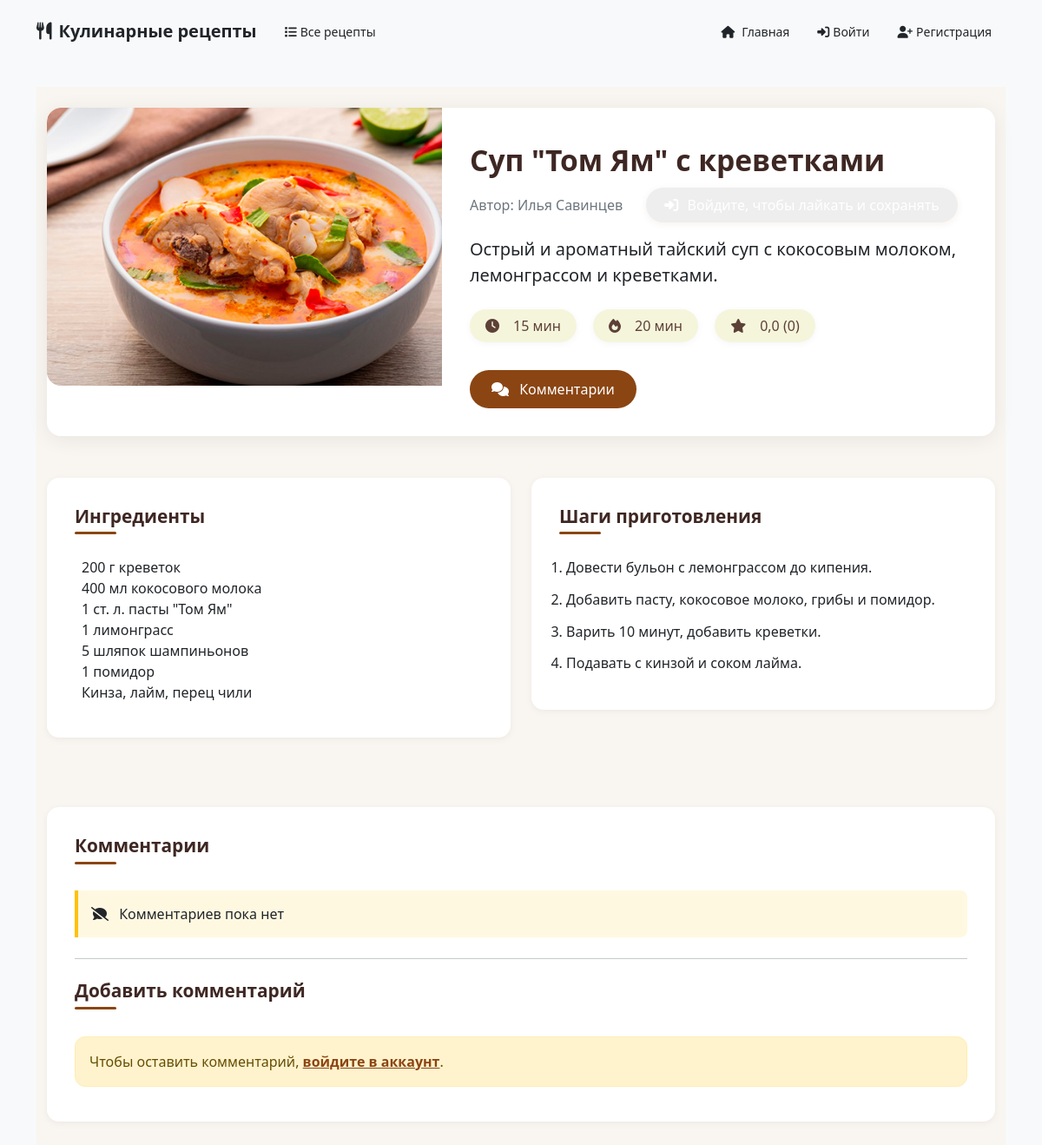
The app's page /accounts/recipes/-1/ with its own data.
### accounts/models.py (models this page shows, shortened)
class Recipe(models.Model):
    title = models.CharField(max_length=200)
    description = models.TextField(blank=True)
    ingredients = models.TextField(blank=True)
    instructions = models.TextField()
    created_at = models.DateTimeField(auto_now_add=True)
    updated_at = models.DateTimeField(auto_now=True)
    author = models.ForeignKey(User, on_delete=models.CASCADE, related_name='recipes')
    steps = models.TextField(blank=True)
    prep_time = models.PositiveIntegerField(null=True, blank=True, help_text='Время приготовления в минутах')
    cook_time = models.PositiveIntegerField(null=True, blank=True, help_text='Время готовки в минутах')
    image = models.ImageField(upload_to='recipe_images/', null=True, blank=True)
    MODERATION_STATUS_CHOICES = [
        ('pending', 'На модерации'),
        ('approved', 'Одобрен'),
        ('rejected', 'Отклонён'),
    ]
    moderation_status = models.CharField(max_length=10, choices=MODERATION_STATUS_CHOICES, default='pending')
    slug = models.SlugField(max_length=255, unique=True, blank=True)
    @property
    def average_rating(self):
        return self.comments.aggregate(Avg('rating'))['rating__avg'] or 0
    @property
    def rating_count(self):
        return self.comments.count()

class User(AbstractBaseUser, PermissionsMixin):
    email = models.EmailField(unique=True)
    first_name = models.CharField(max_length=30, blank=True)
    last_name = models.CharField(max_length=30, blank=True)
    is_staff = models.BooleanField(default=False)
    is_active = models.BooleanField(default=True)
    date_joined = models.DateTimeField(default=timezone.now)
    USERNAME_FIELD = 'email'
    REQUIRED_FIELDS = []
    objects = UserManager()

### accounts/views.py (the view)
# urls.py: path('recipes/<slug:slug>/', views.recipe_detail_view, name='recipe_detail'),
@never_cache
def recipe_detail_view(request, slug):
    recipe = get_object_or_404(Recipe, slug=slug)
    instructions_list = recipe.instructions.splitlines() if recipe.instructions else []
    if recipe.ingredients:
        recipe_ingredients_list = [i.strip() for i in recipe.ingredients.replace('\r','').split('\n') if i.strip()]
    else:
        recipe_ingredients_list = []
    if request.method == 'POST':
        form = CommentForm(request.POST)
        if form.is_valid():
            comment = form.save(commit=False)
            comment.recipe = recipe
            comment.author = request.user
            comment.text = censor(comment.text)
            comment.save()
            messages.success(request, 'Комментарий успешно добавлен.')
            return redirect('recipe_detail', slug=recipe.slug)
    else:
        form = CommentForm()
    comments = Comment.objects.filter(recipe=recipe).order_by('-created_at')
    for comment in comments:
        comment.text = censor(comment.text)
    is_liked = False
    is_favorited = False
    if request.user.is_authenticated:
        is_liked = Like.objects.filter(user=request.user, recipe=recipe).exists()
        is_favorited = Favorite.objects.filter(user=request.user, recipe=recipe).exists()
    context = {
        'recipe': recipe,
        'instructions_list': instructions_list,
        'recipe_ingredients_list': recipe_ingredients_list,
        'user': request.user,
        'form': form,
        'comments': comments,
        'is_liked': is_liked,
        'likes_count': recipe.likes.count(),
        'is_favorited': is_favorited,
        'favorites_count': recipe.favorited_by.count()
    }
    return render(request, 'accounts/recipe_detail.html', context)

### accounts/templates/accounts/recipe_detail.html (shortened to what this page needs)
{% extends 'base.html' %}
{% load custom_filters %}
{% block content %}
<div class="recipe-detail-bg">
    <div class="container py-4">
        <div class="recipe-main-card mb-5">
            <div class="row g-0 align-items-stretch">
                <div class="col-md-5 p-0">
                    {% if recipe.image %}
                    <img src="{{ recipe.image.url }}" class="recipe-image" alt="{{ recipe.title }}">
                    {% endif %}
                </div>
                <div class="col-md-7">
                    <div class="recipe-info h-100 d-flex flex-column justify-content-between">
                        <div>
                            <h1 class="recipe-title">{{ recipe.title }}</h1>
                            <div class="d-flex align-items-center mb-3" style="gap:1.2rem;">
                                <span class="text-muted">
                                    Автор:
                                    {% if recipe.author.first_name or recipe.author.last_name %}
                                        {{ recipe.author.first_name }} {{ recipe.author.last_name }}
                                    {% else %}
                                        @{{ recipe.author.username }}
                                    {% endif %}
                                </span>
                                {% if user.is_authenticated %}
                                    <button class="like-button" id="like-btn" data-liked="{{ is_liked|yesno:'1,0' }}" aria-label="Лайкнуть рецепт">
                                        <i class="fas fa-heart" style="color:{% if is_liked %}#e74c3c{% else %}#bbb{% endif %};"></i>
                                        <span id="likes-count">{{ likes_count }}</span>
                                    </button>
                                    <button class="like-button" id="favorite-btn" data-favorited="{{ is_favorited|yesno:'1,0' }}" aria-label="Добавить в рекомендации">
                                        <i class="fas fa-bookmark" style="color:{% if is_favorited %}#f4b400{% else %}#bbb{% endif %};"></i>
                                        <span id="favorites-count">{{ favorites_count }}</span>
                                    </button>
                                {% else %}
                                    <a href="{% url 'login' %}?next={{ request.path }}" class="edit-recipe-btn ms-2" style="background:#eee;color:#8B4513;">
                                        <i class="fas fa-sign-in-alt me-1"></i> Войдите, чтобы лайкать и сохранять
                                    </a>
                                {% endif %}
                            </div>
                            <p class="lead mb-4">{{ recipe.description }}</p>
                            <div class="recipe-meta mb-4">
                                <div class="meta-item">
                                    <i class="fas fa-clock me-2"></i> {{ recipe.prep_time }} мин
                                </div>
                                <div class="meta-item">
                                    <i class="fas fa-fire me-2"></i> {{ recipe.cook_time }} мин
                                </div>
                                <div class="meta-item">
                                    <i class="fas fa-star me-2"></i> {{ recipe.average_rating|floatformat:1 }} ({{ recipe.rating_count }})
                                </div>
                            </div>
                        </div>
                        <a href="#comments" class="btn btn-custom align-self-start mt-2">
                            <i class="fas fa-comments me-2"></i> Комментарии
                        </a>
                    </div>
                </div>
            </div>
        </div>
        <div class="row g-4 mb-5">
            <div class="col-lg-6">
                <div class="section-card">
                    <h3 class="section-title">Ингредиенты</h3>
                    <div class="ps-2">{{ recipe.ingredients|linebreaks }}</div>
                </div>
            </div>
            <div class="col-lg-6">
                <div class="section-card">
                    <h3 class="section-title">Шаги приготовления</h3>
                    <ol class="ps-2" style="padding-left: 1.2em;">
                        {% for step in instructions_list %}
                            {% if step.strip %}
                                <li style="margin-bottom: 0.7em; line-height: 1.6;">{{ step|linebreaksbr }}</li>
                            {% endif %}
                        {% endfor %}
                    </ol>
                </div>
            </div>
        </div>
        <div class="section-card mb-5" id="comments">
            <h3 class="section-title mb-4">Комментарии</h3>
            {% if comments %}
                {% for comment in comments %}
                <div class="comment-card">
                    <div class="d-flex justify-content-between align-items-center mb-2">
                        <span class="comment-author">{{ comment.author.first_name }} {{ comment.author.last_name }}</span>
                        <span class="comment-date">{{ comment.created_at|date:"d.m.Y H:i" }}</span>
                    </div>
                    <div class="mb-3">
                        <span class="rating-badge">Оценка: {{ comment.rating }}</span>
                    </div>
                    <div class="comment-text">{{ comment.text|linebreaks }}</div>
                </div>
                {% endfor %}
            {% else %}
                <div class="no-comments mb-4">
                    <i class="fas fa-comment-slash me-2"></i> Комментариев пока нет
                </div>
            {% endif %}
            <hr class="my-4">
            <h4 class="section-title">Добавить комментарий</h4>
            {% if user.is_authenticated %}
                <form method="post" class="mt-4">
                    {% csrf_token %}
                    {{ form.non_field_errors }}
                    <div class="mb-4">
                        <label class="form-label fw-bold mb-2">Ваш комментарий</label>
                        {{ form.text }}
                        {{ form.text.errors }}
                    </div>
                    <div class="mb-4">
                        <label class="form-label fw-bold mb-2">Ваша оценка</label>
                        <div id="star-rating" class="star-rating mb-2">
                            {% for i in "54321" %}
                                <span class="star" data-value="{{ i }}">&#9733;</span>
                            {% endfor %}
                        </div>
                        {{ form.rating }}
                        {{ form.rating.errors }}
                    </div>
                    <button type="submit" class="btn btn-custom">
                        <i class="fas fa-paper-plane me-2"></i> Отправить
                    </button>
                </form>
            {% else %}
                <div class="alert alert-warning mt-4" style="border-radius:12px;">
                    Чтобы оставить комментарий, <a href="{% url 'login' %}?next={{ request.path }}" style="color:#8B4513;font-weight:600;">войдите в аккаунт</a>.
                </div>
            {% endif %}
        </div>
    </div>
</div>
{% endblock %}

### accounts/templates/base.html (style rules this page uses)
:root { --primary: #4361ee; --secondary: #3f37c9; --accent: #4895ef; --light: #f8f9fa; --dark: #212529; --success: #4cc9f0; --danger: #f72585; }
body { background-color: #f8f9fa; min-height: 100vh; }

### accounts/templates/accounts/recipe_detail.html (style rules this page uses)
.recipe-detail-bg { background: #f9f5f0; min-height: 100vh; padding-bottom: 40px; }
.recipe-main-card { background: #fff; border-radius: 16px; box-shadow: 0 4px 24px rgba(0,0,0,0.07); overflow: hidden; margin-bottom: 2.5rem; }
.recipe-image { width: 100%; height: 320px; object-fit: cover; border-radius: 16px 0 0 16px; background: #f1e8dd; }
.recipe-info { padding: 2.5rem 2rem 2rem 2rem; }
.recipe-title { font-size: 2.1rem; font-weight: 700; color: #3E2723; margin-bottom: 0.7rem; }
.recipe-meta { display: flex; gap: 1.2rem; flex-wrap: wrap; margin-bottom: 1.2rem; }
.meta-item { background: #f5f5dc; color: #5D4037; border-radius: 20px; padding: 7px 18px; font-size: 1rem; font-weight: 500; box-shadow: 0 2px 8px rgba(0,0,0,0.04); display: flex; align-items: center; gap: 0.5em; }
.section-card { background: #fff; border-radius: 14px; box-shadow: 0 2px 8px rgba(0,0,0,0.05); margin-bottom: 2rem; padding: 2rem 2rem 1.5rem 2rem; }
.section-title { font-size: 1.3rem; font-weight: 600; color: #3E2723; margin-bottom: 1.2rem; position: relative; padding-bottom: 0.4rem; }
.section-title:after { content: ''; display: block; width: 48px; height: 3px; background: #8B4513; border-radius: 2px; margin-top: 6px; }
.btn-custom { background: #8B4513; color: white; border: none; padding: 10px 25px; border-radius: 25px; font-weight: 500; transition: all 0.3s ease; }
.no-comments { background: #fff8e1; border-left: 4px solid #ffc107; padding: 15px; border-radius: 0 8px 8px 0; }
.edit-recipe-btn { display: inline-flex; align-items: center; gap: 0.4rem; padding: 0.5rem 1.3rem; background: #8B4513; color: #fff !important; border: none; border-radius: 22px; font-size: 1rem; font-weight: 500; box-shadow: 0 2px 8px rgba(139,69,19,0.07); transition: background 0.2s, color 0.2s, transform 0.2s; text-decoration: none; margin-left: 0.5rem; }

### records on screen
Recipe: image (picture), title "Суп \"Том Ям\" с креветками", author.first_name "Илья", author.last_name "Савинцев", description "Острый и ароматный тайский суп с кокосовым молоком, лемонграссом и креветками.", prep_time "15", cook_time "20", average_rating "0,0", rating_count "0", ingredients "200 г креветок 400 мл кокосового молока 1 ст. л. пасты \"Том Ям\" 1 лимонграсс 5 шляпок шампиньонов 1 помидор Кинза, лайм, перец чили"

### other values on screen
{{ step|linebreaksbr }} "Довести бульон с лемонграссом до кипения." "Добавить пасту, кокосовое молоко, грибы и помидор." "Варить 10 минут, добавить креветки." "Подавать с кинзой и соком лайма."
